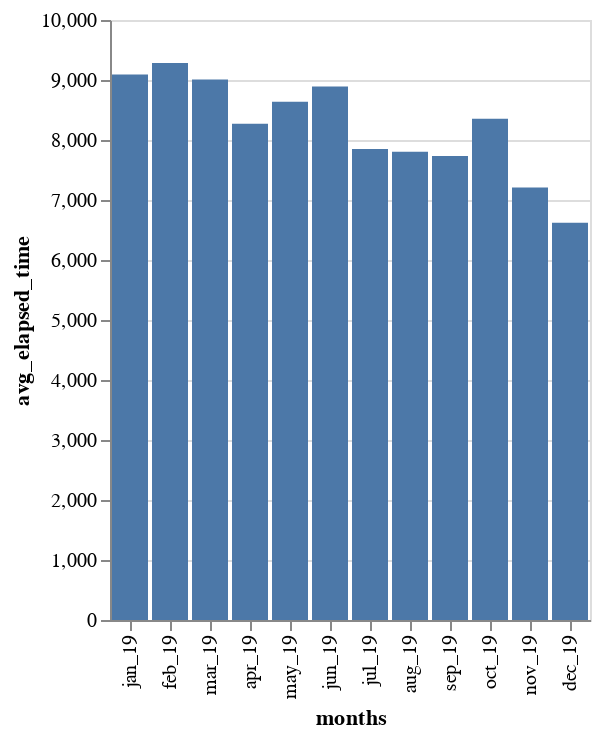

Notebook source saved alongside this figure:
### Code cell
#chart for average elapsed time per month in 2019

avgs_19 = []

for month in lsts_19:
    val = month['ElapsedTime'].mean()
    avgs_19.append(val)
    
res_19 = dict(zip(lst_19, avgs_19))
res_19

df_comp_19 = pd.DataFrame(list(res_19.items()),columns = ['months','avg_elapsed_time'])
df_comp_19

alt.Chart(df_comp_19).mark_bar().encode(
    x=alt.X('months', sort=lst),
    y='avg_elapsed_time'
)

### Figure 1 — Vega-Lite specification as saved in the notebook (floating-point values rounded to 4 significant figures)
{"config": {"view": {"continuousWidth": 400, "continuousHeight": 300}}, "data": {"name": "data-dbae4fecb80d8962357caabdb99e297a"}, "mark": "bar", "encoding": {"x": {"type": "nominal", "field": "months", "sort": ["jan_17", "jan_18", "feb_17", "feb_18", "mar_17", "mar_18", "apr_17", "apr_18", "may_17", "may_18", "jun_17", "jun_18", "jul_17", "jul_18", "aug_17", "aug_18", "sep_17", "sep_18", "oct_17", "oct_18", "nov_17", "nov_18", "dec_17", "dec_18"]}, "y": {"type": "quantitative", "field": "avg_elapsed_time"}}, "$schema": "https://vega.github.io/schema/vega-lite/v4.0.2.json", "datasets": {"data-dbae4fecb80d8962357caabdb99e297a": [{"months": "jan_19", "avg_elapsed_time": 9092.0}, {"months": "feb_19", "avg_elapsed_time": 9283.0}, {"months": "mar_19", "avg_elapsed_time": 9009.0}, {"months": "apr_19", "avg_elapsed_time": 8273.0}, {"months": "may_19", "avg_elapsed_time": 8637.0}, {"months": "jun_19", "avg_elapsed_time": 8892.0}, {"months": "jul_19", "avg_elapsed_time": 7850.0}, {"months": "aug_19", "avg_elapsed_time": 7805.0}, {"months": "sep_19", "avg_elapsed_time": 7734.0}, {"months": "oct_19", "avg_elapsed_time": 8354.0}, {"months": "nov_19", "avg_elapsed_time": 7207.0}, {"months": "dec_19", "avg_elapsed_time": 6621.0}]}}
